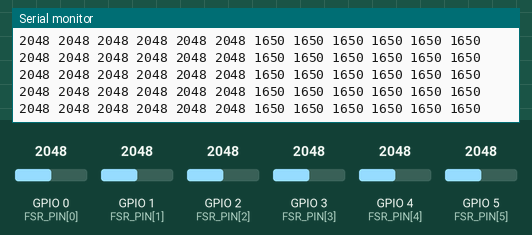
This sketch was run on a simulated ESP32-C6. Shown: the last lines printed to the serial monitor. The test bench sets the inputs (shaded band); at power-on: GPIO 0 (FSR_PIN[0]) = 2048, GPIO 1 (FSR_PIN[1]) = 2048, GPIO 2 (FSR_PIN[2]) = 2048, GPIO 3 (FSR_PIN[3]) = 2048, GPIO 4 (FSR_PIN[4]) = 2048, GPIO 5 (FSR_PIN[5]) = 2048 (analog values on the 0–4095 scale).

Above: at 1.5 s.
1.6 s: GPIO 0 (FSR_PIN[0]) set to 2866
At 1.9 s:
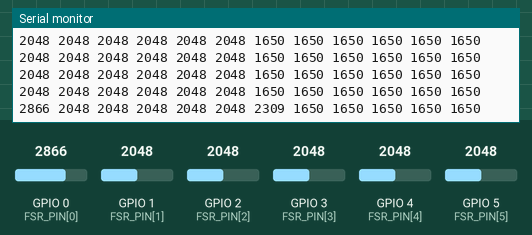
3.1 s: GPIO 1 (FSR_PIN[1]) set to 2866
At 3.11 s:
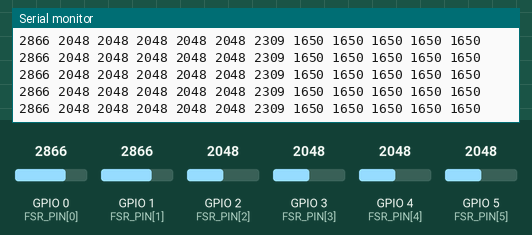
4.6 s: GPIO 2 (FSR_PIN[2]) set to 2866
At 4.72 s:
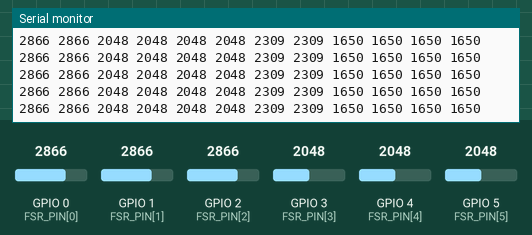
6.1 s: GPIO 3 (FSR_PIN[3]) set to 2866
At 6.13 s:
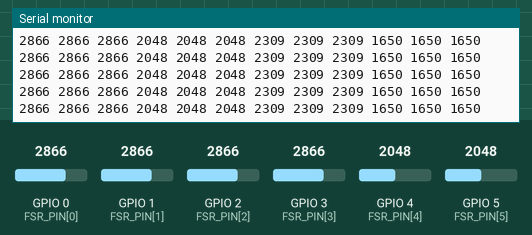
7.6 s: GPIO 4 (FSR_PIN[4]) set to 2866
At 7.75 s:
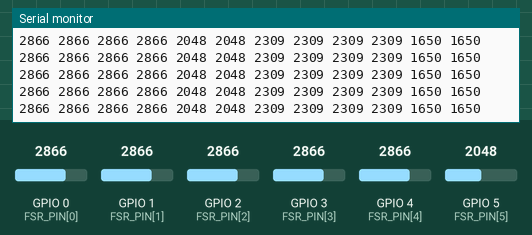
9.1 s: GPIO 5 (FSR_PIN[5]) set to 2866
At 9.16 s:
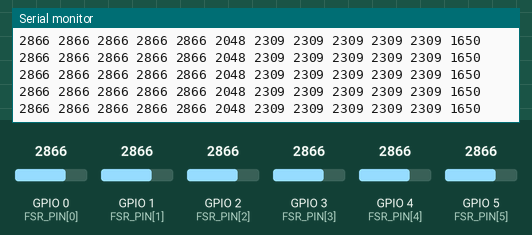

The sketch:

fsr_calibrate.ino
```cpp
/*
 * fsr_calibrate.ino — stream FSR ADC values for calibration.
 * ----------------------------------------------------------------
 * Board: Adafruit ESP32-C6 Feather   esp32:esp32:adafruit_feather_esp32c6
 *        (SENSING_DEVICES_PLAN.md:587 N1 — this board is the insole/ankle pod.)
 *
 * Procedure (per sensor, several forces across its range):
 *   1. Flash this, open Serial Monitor @115200.
 *   2. Rest a KNOWN weight squarely on ONE FSR pad. Note that column's ADC.
 *   3. Record a row  sensor,force_N,adc  in cal_points.csv
 *      (force_N = mass_kg * 9.81; e.g. a 1 kg weight = 9.81 N).
 *   4. Repeat with ~4-6 different weights per sensor (light -> heavy).
 *   5. Run:  python analysis/calibrate.py cal_points.csv
 *
 * Tip: a small flat cap over the pad spreads the weight; keep it centered.
 *      The printed `fsr_puck` (BIO-FSR-PUCK-01, 12.065 x 12.065 x 4.0 mm) IS
 *      that cap — it is on the desk and this is what it is for.
 *
 * ============================================================================
 * 2026-08-07 — ADDED `FSR_DIRECT` MODE. The mux path is no longer the default.
 * ============================================================================
 * Why: this sketch read 8 channels through a CD74HC4067 analogue mux, and that
 * part cannot be shown to exist. ergonomics/carts/INVENTORY.md gives it THREE
 * mutually exclusive states in one file — :45 "verify on the shelf", :328
 * "assume absent", and a delivered row — and no photo settles it. Breadboards
 * and jumpers are separately and unambiguously NOT owned (:162), so even a
 * present mux has nothing to sit in.
 *
 * What IS owned, verified: an FSR 4-pack (thin-film) plus 2x Adafruit FSR402
 * = SIX sensors, and 25x 10 k resistors for the dividers (Adafruit order
 * #3716034, delivered ~07-28, packing slip photographed IMG_0765).
 *
 * Six sensors fit on the Feather's six analogue pins with no mux at all. That
 * is also exactly the architecture docs/WIRING.md §2 already specifies (FSR
 * zone -> divider node -> A0..A5) and what SENSING_DEVICES_PLAN N1 assigns.
 * The mux was solving a channel-count problem the owned sensor count does not
 * have. FSR_DIRECT is therefore the default; the mux path is preserved intact
 * behind FSR_MUX for whenever a 4067 is confirmed and a 8+ sensor map is built.
 *
 * NOTE ON WIRE: the FSR leads run inside a shoe, not on the head or across a
 * hypermobile joint, so 22 AWG silicone is the correct spec here (WIRING.md:199)
 * — and it is NOT ON HAND (:193 / INVENTORY:478). The owned 28 AWG 10-way
 * silicone ribbon (Adafruit 3890) is reserved for the rib follower loom and for
 * anything worn on the head; do not burn it here. See the CART note in
 * firmware/force_plate/README.md §8.
 *
 * UNTESTED ON HARDWARE. Compiles clean; never run against a physical FSR.
 * ============================================================================
 */
#include <Arduino.h>

#define FSR_DIRECT 0   // 6 sensors straight onto A0..A5. Matches owned hardware.
#define FSR_MUX    1   // 8 sensors via CD74HC4067. Mux is UNVERIFIED on the shelf.

#ifndef FSR_MODE
#define FSR_MODE FSR_DIRECT
#endif

#if FSR_MODE == FSR_MUX
// --- legacy 8-channel mux path (unchanged) ---------------------------------
static const int MUX_SIG = 1;
static const int MUX_S[4] = {2, 3, 4, 5};
static const int N_FSR = 8;

void muxSel(int c) { for (int i = 0; i < 4; i++) digitalWrite(MUX_S[i], (c >> i) & 1); }
int  readFSR(int c) { muxSel(c); delayMicroseconds(6); return analogRead(MUX_SIG); }
int  readFSRmv(int c) { muxSel(c); delayMicroseconds(6); return analogReadMilliVolts(MUX_SIG); }
void fsrBegin() { for (int i = 0; i < 4; i++) pinMode(MUX_S[i], OUTPUT); }

#else
// --- direct path: one ADC pin per sensor, no mux ---------------------------
// A0..A5 are the core's per-board aliases, so this stays correct if the board
// changes. Order matches docs/WIRING.md §2's zone table.
static const int FSR_PIN[6] = {A0, A1, A2, A3, A4, A5};
static const int N_FSR = 6;

int  readFSR(int c)   { return analogRead(FSR_PIN[c]); }
int  readFSRmv(int c) { return analogReadMilliVolts(FSR_PIN[c]); }
void fsrBegin()       { }   // ADC pins need no pinMode

#endif

void setup() {
  Serial.begin(115200);
  fsrBegin();
  analogReadResolution(12);
#if FSR_MODE == FSR_MUX
  analogSetPinAttenuation(MUX_SIG, ADC_11db);
#else
  for (int i = 0; i < N_FSR; i++) analogSetPinAttenuation(FSR_PIN[i], ADC_11db);
#endif
  delay(300);

  Serial.printf("# fsr_calibrate  mode=%s  channels=%d  divider=10k to GND, 3V3 top\n",
                FSR_MODE == FSR_MUX ? "MUX(unverified hw)" : "DIRECT", N_FSR);
  Serial.println("# columns: adc0..adcN then mv0..mvN. Log the adc columns into");
  Serial.println("# cal_points.csv (sensor,force_N,adc) for analysis/calibrate.py.");
  Serial.println("# mv columns are analogReadMilliVolts() - better linearity, same divider.");
  Serial.println("# UNVERIFIED: never run against a physical FSR.");

  for (int i = 0; i < N_FSR; i++) Serial.printf("adc%d ", i);
  for (int i = 0; i < N_FSR; i++) Serial.printf("mv%d%c", i, i < N_FSR - 1 ? ' ' : '\n');
}

void loop() {
  for (int i = 0; i < N_FSR; i++) { Serial.print(readFSR(i));   Serial.print(' '); }
  for (int i = 0; i < N_FSR; i++) { Serial.print(readFSRmv(i)); Serial.print(i < N_FSR - 1 ? ' ' : '\n'); }
  delay(200);   // ~5 Hz — easy to read while you place weights
}
```

Measured:
- after the input at 1.6 s, the serial monitor: prints a new line after 0.14 s (image 1)
